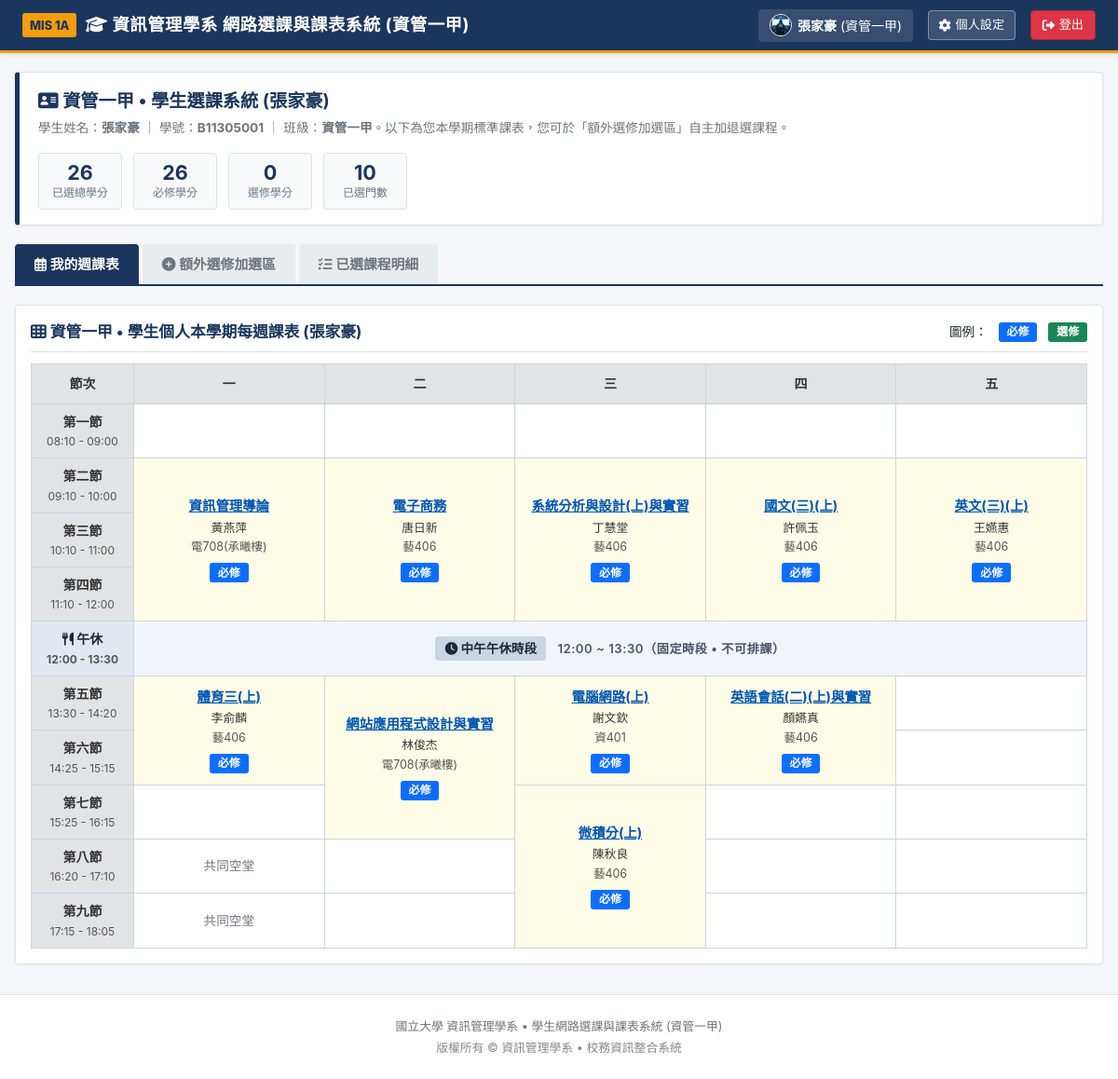
Screenshot of / (signed in) with the database file from the repository.
### pages/models.py (models this page shows, shortened)
class UserProfile(models.Model):
    user = models.OneToOneField(User, on_delete=models.CASCADE, related_name='profile', verbose_name="使用者帳號")
    avatar = models.FileField(upload_to='avatars/', blank=True, null=True, verbose_name="個人頭像")
    updated_at = models.DateTimeField(auto_now=True, verbose_name="最後更新時間")
    class Meta:
        verbose_name = "個人設定"
        verbose_name_plural = "個人設定列表"
    @property
    def avatar_url(self):
        if self.avatar:
            try:
                return self.avatar.url
            except Exception:
                pass
        return '/static/image/preview.webp'

class Course(models.Model):
    CATEGORY_CHOICES = [
        ('REQUIRED', '必修'),
        ('ELECTIVE', '選修'),
    ]
    DAY_CHOICES = [
        (1, '星期一'),
        (2, '星期二'),
        (3, '星期三'),
        (4, '星期四'),
        (5, '星期五'),
    ]
    code = models.CharField(max_length=20, unique=True, verbose_name="課程代碼")
    name = models.CharField(max_length=100, verbose_name="課程名稱")
    teacher = models.CharField(max_length=50, verbose_name="授課教師")
    classroom = models.CharField(max_length=50, verbose_name="上課教室")
    credits = models.PositiveIntegerField(default=2, verbose_name="學分數")
    category = models.CharField(max_length=10, choices=CATEGORY_CHOICES, default='ELECTIVE', verbose_name="課程屬性")
    day_of_week = models.PositiveSmallIntegerField(choices=DAY_CHOICES, default=1, verbose_name="上課星期")
    start_period = models.PositiveSmallIntegerField(default=1, verbose_name="開始節次")
    end_period = models.PositiveSmallIntegerField(default=1, verbose_name="結束節次")
    is_open_for_enrollment = models.BooleanField(default=True, verbose_name="開放學生選修")
    max_students = models.PositiveIntegerField(default=50, verbose_name="選課人數上限")
    description = models.TextField(blank=True, default="", verbose_name="課程描述")
    color_tag = models.CharField(max_length=30, default="indigo", verbose_name="代表顏色")
    class Meta:
        ordering = ['day_of_week', 'start_period', 'code']
        verbose_name = "課程"
        verbose_name_plural = "課程列表"
    @property
    def period_display(self):
        day_str = dict(self.DAY_CHOICES).get(self.day_of_week, '')
        if self.start_period == self.end_period:
            return f"{day_str} 第 {self.start_period} 節"
        return f"{day_str} 第 {self.start_period}~{self.end_period} 節"
    @property
    def current_enrolled_count(self):
        return self.enrollments.count()

### pages/views.py (the view)
# urls.py: path('', views.index, name='index'),
def index(request):
    if not User.objects.filter(username__in=['admin', 'student']).exists() or not Course.objects.exists():
        init_demo_data()
    if not request.user.is_authenticated:
        return redirect('pages:login')
    is_admin = request.user.is_staff or request.user.username == 'admin'
    all_courses = Course.objects.all().prefetch_related('enrollments')
    if not is_admin:
        user_enrollments = Enrollment.objects.filter(user=request.user).select_related('course')
        enrolled_courses = [e.course for e in user_enrollments]
        enrolled_course_ids = {c.id for c in enrolled_courses}
    else:
        enrolled_courses = list(all_courses)
        enrolled_course_ids = {c.id for c in all_courses}
    timetable = {p['period']: {d['day']: None for d in DAYS_INFO} for p in PERIOD_INFO}
    courses_to_plot = enrolled_courses if not is_admin else [c for c in all_courses if c.category == 'REQUIRED']
    for course in courses_to_plot:
        day = course.day_of_week
        start_p = course.start_period
        end_p = course.end_period
        span = end_p - start_p + 1
        if start_p in timetable and day in timetable[start_p]:
            timetable[start_p][day] = {
                'type': 'course',
                'course': course,
                'rowspan': span,
                'is_start': True,
            }
            for p in range(start_p + 1, end_p + 1):
                if p in timetable and day in timetable[p]:
                    timetable[p][day] = {'type': 'occupied'}
    elective_courses_data = []
    for c in all_courses:
        is_enrolled = c.id in enrolled_course_ids
        conflict_with = None
        if not is_enrolled and not is_admin:
            for ec in enrolled_courses:
                if check_time_conflict(c, ec):
                    conflict_with = ec
                    break
        elective_courses_data.append({
            'course': c,
            'is_enrolled': is_enrolled,
            'is_open': c.is_open_for_enrollment,
            'conflict_with': conflict_with,
            'is_full': c.current_enrolled_count >= c.max_students,
        })
    total_credits = sum(c.credits for c in enrolled_courses)
    required_credits = sum(c.credits for c in enrolled_courses if c.category == 'REQUIRED')
    elective_credits = sum(c.credits for c in enrolled_courses if c.category == 'ELECTIVE')
    total_courses_count = all_courses.count()
    open_courses_count = all_courses.filter(is_open_for_enrollment=True).count()
    context = {
        'is_admin': is_admin,
        'period_info': PERIOD_INFO,
        'days_info': DAYS_INFO,
        'timetable': timetable,
        'all_courses': all_courses,
        'enrolled_courses': enrolled_courses,
        'elective_courses_data': elective_courses_data,
        'total_credits': total_credits,
        'required_credits': required_credits,
        'elective_credits': elective_credits,
        'course_count': len(enrolled_courses),
        'total_courses_count': total_courses_count,
        'open_courses_count': open_courses_count,
        'tab': request.GET.get('tab', 'timetable' if not is_admin else 'admin_courses'),
    }
    return render(request, 'index.html', context)

### pages/views.py (called while the page is built)
def check_time_conflict(course_a, course_b):
    if course_a.id == course_b.id:
        return False
    if course_a.day_of_week != course_b.day_of_week:
        return False
    return max(course_a.start_period, course_b.start_period) <= min(course_a.end_period, course_b.end_period)

### templates/index.html (shortened to what this page needs)
{% extends 'base.html' %}
{% load static %}
{% block content %}
<div class="info-header-card">
    <div>
        <div class="info-title">
            {% if is_admin %}
                <i class="fa-solid fa-screwdriver-wrench" style="color: var(--univ-navy);"></i> 資管一甲 • 教務課程維護管理
            {% else %}
                <i class="fa-solid fa-address-card" style="color: var(--univ-navy);"></i> 資管一甲 • 學生選課系統 ({{ request.user.first_name|default:"張家豪" }})
            {% endif %}
        </div>
        <div class="info-desc">
            {% if is_admin %}
                您正在以<strong>【教務處管理員 (admin)】</strong>身份操作。您可檢視與調整資管一甲所有的課程資料、上課節次與教室，並隨時<strong>切換各課程是否開放學生選修</strong>。
            {% else %}
                學生姓名：<strong>{{ request.user.first_name|default:"張家豪" }}</strong> ｜ 學號：<strong>B11305001</strong> ｜ 班級：<strong>資管一甲</strong>。以下為您本學期標準課表，您可於「額外選修加選區」自主加退選課程。
            {% endif %}
        </div>
    </div>
    <div class="info-stats-row">
        {% if not is_admin %}
            <div class="info-stat-box">
                <div class="info-stat-value">{{ total_credits }}</div>
                <div class="info-stat-label">已選總學分</div>
            </div>
            <div class="info-stat-box">
                <div class="info-stat-value">{{ required_credits }}</div>
                <div class="info-stat-label">必修學分</div>
            </div>
            <div class="info-stat-box">
                <div class="info-stat-value">{{ elective_credits }}</div>
                <div class="info-stat-label">選修學分</div>
            </div>
            <div class="info-stat-box">
                <div class="info-stat-value">{{ course_count }}</div>
                <div class="info-stat-label">已選門數</div>
            </div>
        {% endif %}
    </div>
</div>
<nav class="portal-tabs" id="portalTabNav">
    {% if not is_admin %}
        <a href="?tab=timetable" class="portal-tab-item {% if tab == 'timetable' %}active{% endif %}" data-tab="tab-timetable">
            <i class="fa-regular fa-calendar-days"></i> 我的週課表
        </a>
        <a href="?tab=electives" class="portal-tab-item {% if tab == 'electives' %}active{% endif %}" data-tab="tab-electives">
            <i class="fa-solid fa-plus-circle"></i> 額外選修加選區
        </a>
        <a href="?tab=enrolled" class="portal-tab-item {% if tab == 'enrolled' %}active{% endif %}" data-tab="tab-enrolled">
            <i class="fa-solid fa-list-check"></i> 已選課程明細
        </a>
    {% endif %}
</nav>
<div class="tab-pane" id="pane-tab-timetable" {% if tab != 'timetable' %}style="display: none;"{% endif %}>
    <div class="timetable-container">
        <div class="timetable-header-bar">
            <div>
                <strong style="font-size: 1.05rem; color: var(--univ-navy);">
                    <i class="fa-solid fa-table-cells"></i>
                    {% if not is_admin %}資管一甲 • 學生個人本學期每週課表 ({{ request.user.first_name|default:"張家豪" }}){% else %}資管一甲 • 全班標準每週課表總覽{% endif %}
                </strong>
            </div>
            <div style="font-size: 0.85rem; display: flex; gap: 0.75rem; align-items: center;">
                <span>圖例：</span>
                <span class="badge-tag badge-required">必修</span>
                <span class="badge-tag badge-elective">選修</span>
            </div>
        </div>
        <div style="overflow-x: auto;">
            <table class="timetable-table">
                <thead>
                    <tr>
                        <th class="period-head-col">節次</th>
                        {% for day in days_info %}
                            <th>{{ day.name }}</th>
                        {% endfor %}
                    </tr>
                </thead>
                <tbody>
                    {% for p in period_info %}
                        {% if p.period == 5 %}
                        <tr class="lunch-break-row">
                            <td class="period-cell lunch-period-cell">
                                <div class="period-name"><i class="fa-solid fa-utensils"></i> 午休</div>
                                <div class="period-time-range">12:00 - 13:30</div>
                            </td>
                            <td colspan="5" class="lunch-break-cell">
                                <span class="lunch-tag"><i class="fa-solid fa-clock"></i> 中午午休時段</span>
                                <span class="lunch-desc">12:00 ~ 13:30（固定時段 • 不可排課）</span>
                            </td>
                        </tr>
                        {% endif %}
                        <tr>
                            <td class="period-cell">
                                <div class="period-name">{{ p.name }}</div>
                                <div class="period-time-range">{{ p.time }}</div>
                            </td>
                            {% for day in days_info %}
                                {% with p_num=p.period d_num=day.day %}
                                    {% for slot_p, days_dict in timetable.items %}
                                        {% if slot_p == p_num %}
                                            {% for slot_d, cell in days_dict.items %}
                                                {% if slot_d == d_num %}
                                                    {% if cell.type == 'course' %}
                                                        <td rowspan="{{ cell.rowspan }}" class="course-cell-filled">
                                                            <div class="course-cell-title"
                                                                 onclick="openCourseDetailModal('{{ cell.course.name|escapejs }}', '{{ cell.course.code }}', '{{ cell.course.teacher }}', '{{ cell.course.classroom }}', '{{ cell.course.credits }}', '{{ cell.course.get_category_display }}', '{{ cell.course.period_display }}', '{{ cell.course.description|escapejs }}', '{{ cell.course.is_open_for_enrollment }}')">
                                                                {{ cell.course.name }}
                                                            </div>
                                                            <div class="course-cell-teacher">{{ cell.course.teacher }}</div>
                                                            <div class="course-cell-room">{{ cell.course.classroom }}</div>
                                                            <div>
                                                                <span class="badge-tag {% if cell.course.category == 'REQUIRED' %}badge-required{% else %}badge-elective{% endif %}">
                                                                    {{ cell.course.get_category_display }}
                                                                </span>
                                                            </div>
                                                        </td>
                                                    {% elif cell.type == 'occupied' %}
                                                    {% else %}
                                                        <td class="empty-cell">
                                                            {% if day.day == 1 and p.period >= 8 and p.period <= 9 %}
                                                                <span class="common-free-text">共同空堂</span>
                                                            {% else %}
                                                                &nbsp;
                                                            {% endif %}
                                                        </td>
                                                    {% endif %}
                                                {% endif %}
                                            {% endfor %}
                                        {% endif %}
                                    {% endfor %}
                                {% endwith %}
                            {% endfor %}
                        </tr>
                    {% endfor %}
                </tbody>
            </table>
        </div>
    </div>
</div>
{% endblock %}

### templates/base.html (shortened to what this page needs)
{% load static %}
<!DOCTYPE html>
<html lang="zh-Hant">
<head>
    <link rel="stylesheet" href="https://cdnjs.cloudflare.com/ajax/libs/font-awesome/6.5.1/css/all.min.css">
    <link rel="stylesheet" href="{% static 'css/style.css' %}?v=20261021">
</head>
<body>
    <header class="navbar">
        <div class="nav-container">
            <a href="{% url 'pages:index' %}" class="nav-brand">
                <span class="brand-badge">MIS 1A</span>
                <span class="brand-title">
                    <i class="fa-solid fa-graduation-cap"></i>
                    資訊管理學系 網路選課與課表系統 (資管一甲)
                </span>
            </a>
            <div class="nav-user-panel">
                {% if request.user.is_authenticated %}
                    <div class="user-identity-box">
                        <img src="{{ request.user.profile.avatar_url }}" alt="頭像" class="user-avatar-nav">
                        {% if is_admin %}
                            <span><strong>{{ request.user.first_name|default:request.user.username }}</strong> (教務處管理員)</span>
                        {% else %}
                            <span><strong>{{ request.user.first_name|default:"張家豪" }}</strong> (資管一甲)</span>
                        {% endif %}
                    </div>
                    <a href="{% url 'pages:profile_settings' %}" class="btn-settings" title="個人設定">
                        <i class="fa-solid fa-gear"></i> 個人設定
                    </a>
                    <a href="{% url 'pages:logout' %}" class="btn-logout" title="登出系統">
                        <i class="fa-solid fa-right-from-bracket"></i> 登出
                    </a>
                {% endif %}
            </div>
        </div>
    </header>
    <main class="main-container">
        {% block content %}{% endblock %}
    </main>
    <footer class="footer">
        <p>國立大學 資訊管理學系 • 學生網路選課與課表系統 (資管一甲)</p>
        <p style="margin-top: 0.25rem; color: #888888;">
            版權所有 &copy; 資訊管理學系 • 校務資訊整合系統
        </p>
    </footer>
</body>
</html>

### rows the page displays
Course: course.name "資訊管理導論", course.teacher "黃燕萍", course.classroom "電708(承曦樓)", course.category "必修"
Course: course.name "電子商務", course.teacher "唐日新", course.classroom "藝406", course.category "必修"
Course: course.name "系統分析與設計(上)與實習", course.teacher "丁慧堂", course.classroom "藝406", course.category "必修"
Course: course.name "國文(三)(上)", course.teacher "許佩玉", course.classroom "藝406", course.category "必修"
Course: course.name "英文(三)(上)", course.teacher "王嬿惠", course.classroom "藝406", course.category "必修"
Course: course.name "體育三(上)", course.teacher "李俞麟", course.classroom "藝406", course.category "必修"
Course: course.name "網站應用程式設計與實習", course.teacher "林俊杰", course.classroom "電708(承曦樓)", course.category "必修"
Course: course.name "電腦網路(上)", course.teacher "謝文欽", course.classroom "資401", course.category "必修"
Course: course.name "英語會話(二)(上)與實習", course.teacher "顏嬿真", course.classroom "藝406", course.category "必修"
Course: course.name "微積分(上)", course.teacher "陳秋良", course.classroom "藝406", course.category "必修"

### other values shown
{{ request.user.first_name|default:"張家豪" }} "張家豪"
{{ total_credits }} "26"
{{ required_credits }} "26"
{{ elective_credits }} "0"
{{ course_count }} "10"
{{ day.name }} "一" "二" "三" "四" "五"
{{ p.name }} "第一節" "第二節" "第三節" "第四節" "第五節" "第六節" "第七節" "第八節" "第九節"
{{ p.time }} "08:10 - 09:00" "09:10 - 10:00" "10:10 - 11:00" "11:10 - 12:00" "13:30 - 14:20" "14:25 - 15:15" "15:25 - 16:15" "16:20 - 17:10" "17:15 - 18:05"
